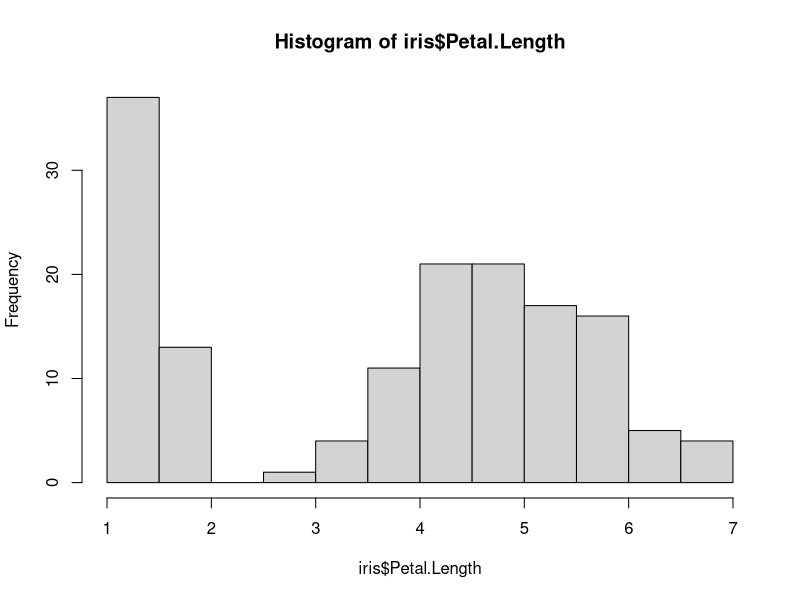
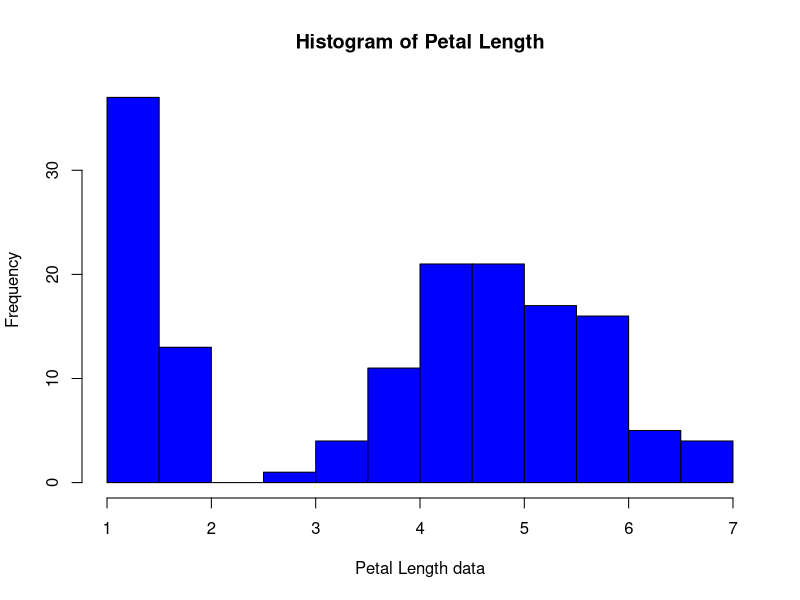

These charts were generated, in order, by the following R code:
#Beginning of script, load in Iris data
data("iris")
?mean

#Calculate the mean of Petal.Length
#Assign an object from the mean Petal.Length to be called petal_length_mean
mean(iris$Petal.Length)
petal_length_mean <- mean(iris$Petal.Length)

#Create histogram
hist(iris$Petal.Length)
?hist
?hist
hist(iris$Petal.Length, main="Histogram of Petal Length", col="blue", border="black",
     xlab="Petal Length data")
#Case Study 1